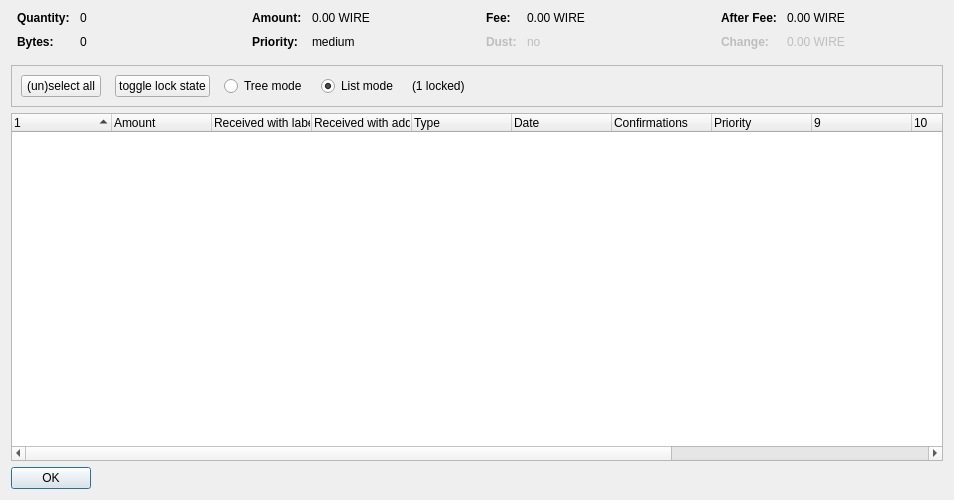
<?xml version="1.0" encoding="UTF-8"?>
<ui version="4.0">
 <class>CoinControlDialog</class>
 <widget class="QDialog" name="CoinControlDialog">
  <property name="geometry">
   <rect>
    <x>0</x>
    <y>0</y>
    <width>954</width>
    <height>500</height>
   </rect>
  </property>
  <property name="windowTitle">
   <string>Coin Selection</string>
  </property>
  <layout class="QVBoxLayout" name="verticalLayout">
   <item>
    <layout class="QHBoxLayout" name="horizontalLayoutTop" stretch="0,0,0,0">
     <property name="topMargin">
      <number>0</number>
     </property>
     <property name="bottomMargin">
      <number>10</number>
     </property>
     <item>
      <layout class="QFormLayout" name="formLayoutCoinControl1">
       <property name="horizontalSpacing">
        <number>10</number>
       </property>
       <property name="verticalSpacing">
        <number>10</number>
       </property>
       <property name="leftMargin">
        <number>6</number>
       </property>
       <property name="rightMargin">
        <number>6</number>
       </property>
       <item row="0" column="0">
        <widget class="QLabel" name="labelCoinControlQuantityText">
         <property name="font">
          <font>
           <weight>75</weight>
           <bold>true</bold>
          </font>
         </property>
         <property name="text">
          <string>Quantity:</string>
         </property>
        </widget>
       </item>
       <item row="0" column="1">
        <widget class="QLabel" name="labelCoinControlQuantity">
         <property name="cursor">
          <cursorShape>IBeamCursor</cursorShape>
         </property>
         <property name="contextMenuPolicy">
          <enum>Qt::ActionsContextMenu</enum>
         </property>
         <property name="text">
          <string notr="true">0</string>
         </property>
         <property name="textInteractionFlags">
          <set>Qt::LinksAccessibleByMouse|Qt::TextSelectableByKeyboard|Qt::TextSelectableByMouse</set>
         </property>
        </widget>
       </item>
       <item row="1" column="0">
        <widget class="QLabel" name="labelCoinControlBytesText">
         <property name="font">
          <font>
           <weight>75</weight>
           <bold>true</bold>
          </font>
         </property>
         <property name="text">
          <string>Bytes:</string>
         </property>
        </widget>
       </item>
       <item row="1" column="1">
        <widget class="QLabel" name="labelCoinControlBytes">
         <property name="cursor">
          <cursorShape>IBeamCursor</cursorShape>
         </property>
         <property name="contextMenuPolicy">
          <enum>Qt::ActionsContextMenu</enum>
         </property>
         <property name="text">
          <string notr="true">0</string>
         </property>
         <property name="textInteractionFlags">
          <set>Qt::LinksAccessibleByMouse|Qt::TextSelectableByKeyboard|Qt::TextSelectableByMouse</set>
         </property>
        </widget>
       </item>
      </layout>
     </item>
     <item>
      <layout class="QFormLayout" name="formLayoutCoinControl2">
       <property name="horizontalSpacing">
        <number>10</number>
       </property>
       <property name="verticalSpacing">
        <number>10</number>
       </property>
       <property name="leftMargin">
        <number>6</number>
       </property>
       <property name="rightMargin">
        <number>6</number>
       </property>
       <item row="0" column="0">
        <widget class="QLabel" name="labelCoinControlAmountText">
         <property name="font">
          <font>
           <weight>75</weight>
           <bold>true</bold>
          </font>
         </property>
         <property name="text">
          <string>Amount:</string>
         </property>
        </widget>
       </item>
       <item row="0" column="1">
        <widget class="QLabel" name="labelCoinControlAmount">
         <property name="cursor">
          <cursorShape>IBeamCursor</cursorShape>
         </property>
         <property name="contextMenuPolicy">
          <enum>Qt::ActionsContextMenu</enum>
         </property>
         <property name="text">
          <string notr="true">0.00 WIRE</string>
         </property>
         <property name="textInteractionFlags">
          <set>Qt::LinksAccessibleByMouse|Qt::TextSelectableByKeyboard|Qt::TextSelectableByMouse</set>
         </property>
        </widget>
       </item>
       <item row="1" column="0">
        <widget class="QLabel" name="labelCoinControlPriorityText">
         <property name="font">
          <font>
           <weight>75</weight>
           <bold>true</bold>
          </font>
         </property>
         <property name="text">
          <string>Priority:</string>
         </property>
        </widget>
       </item>
       <item row="1" column="1">
        <widget class="QLabel" name="labelCoinControlPriority">
         <property name="cursor">
          <cursorShape>IBeamCursor</cursorShape>
         </property>
         <property name="contextMenuPolicy">
          <enum>Qt::ActionsContextMenu</enum>
         </property>
         <property name="text">
          <string>medium</string>
         </property>
         <property name="textInteractionFlags">
          <set>Qt::LinksAccessibleByMouse|Qt::TextSelectableByKeyboard|Qt::TextSelectableByMouse</set>
         </property>
        </widget>
       </item>
      </layout>
     </item>
     <item>
      <layout class="QFormLayout" name="formLayoutCoinControl3">
       <property name="horizontalSpacing">
        <number>10</number>
       </property>
       <property name="verticalSpacing">
        <number>10</number>
       </property>
       <property name="leftMargin">
        <number>6</number>
       </property>
       <property name="rightMargin">
        <number>6</number>
       </property>
       <item row="0" column="0">
        <widget class="QLabel" name="labelCoinControlFeeText">
         <property name="font">
          <font>
           <weight>75</weight>
           <bold>true</bold>
          </font>
         </property>
         <property name="text">
          <string>Fee:</string>
         </property>
        </widget>
       </item>
       <item row="0" column="1">
        <widget class="QLabel" name="labelCoinControlFee">
         <property name="cursor">
          <cursorShape>IBeamCursor</cursorShape>
         </property>
         <property name="contextMenuPolicy">
          <enum>Qt::ActionsContextMenu</enum>
         </property>
         <property name="text">
          <string notr="true">0.00 WIRE</string>
         </property>
         <property name="textInteractionFlags">
          <set>Qt::LinksAccessibleByMouse|Qt::TextSelectableByKeyboard|Qt::TextSelectableByMouse</set>
         </property>
        </widget>
       </item>
       <item row="1" column="0">
        <widget class="QLabel" name="labelCoinControlLowOutputText">
         <property name="enabled">
          <bool>false</bool>
         </property>
         <property name="font">
          <font>
           <weight>75</weight>
           <bold>true</bold>
          </font>
         </property>
         <property name="text">
          <string>Dust:</string>
         </property>
        </widget>
       </item>
       <item row="1" column="1">
        <widget class="QLabel" name="labelCoinControlLowOutput">
         <property name="enabled">
          <bool>false</bool>
         </property>
         <property name="cursor">
          <cursorShape>IBeamCursor</cursorShape>
         </property>
         <property name="contextMenuPolicy">
          <enum>Qt::ActionsContextMenu</enum>
         </property>
         <property name="text">
          <string>no</string>
         </property>
         <property name="textInteractionFlags">
          <set>Qt::LinksAccessibleByMouse|Qt::TextSelectableByKeyboard|Qt::TextSelectableByMouse</set>
         </property>
        </widget>
       </item>
      </layout>
     </item>
     <item>
      <layout class="QFormLayout" name="formLayoutCoinControl4">
       <property name="horizontalSpacing">
        <number>10</number>
       </property>
       <property name="verticalSpacing">
        <number>10</number>
       </property>
       <property name="leftMargin">
        <number>6</number>
       </property>
       <property name="rightMargin">
        <number>6</number>
       </property>
       <item row="0" column="0">
        <widget class="QLabel" name="labelCoinControlAfterFeeText">
         <property name="font">
          <font>
           <weight>75</weight>
           <bold>true</bold>
          </font>
         </property>
         <property name="text">
          <string>After Fee:</string>
         </property>
        </widget>
       </item>
       <item row="0" column="1">
        <widget class="QLabel" name="labelCoinControlAfterFee">
         <property name="cursor">
          <cursorShape>IBeamCursor</cursorShape>
         </property>
         <property name="contextMenuPolicy">
          <enum>Qt::ActionsContextMenu</enum>
         </property>
         <property name="text">
          <string notr="true">0.00 WIRE</string>
         </property>
         <property name="textInteractionFlags">
          <set>Qt::LinksAccessibleByMouse|Qt::TextSelectableByKeyboard|Qt::TextSelectableByMouse</set>
         </property>
        </widget>
       </item>
       <item row="1" column="0">
        <widget class="QLabel" name="labelCoinControlChangeText">
         <property name="enabled">
          <bool>false</bool>
         </property>
         <property name="font">
          <font>
           <weight>75</weight>
           <bold>true</bold>
          </font>
         </property>
         <property name="text">
          <string>Change:</string>
         </property>
        </widget>
       </item>
       <item row="1" column="1">
        <widget class="QLabel" name="labelCoinControlChange">
         <property name="enabled">
          <bool>false</bool>
         </property>
         <property name="cursor">
          <cursorShape>IBeamCursor</cursorShape>
         </property>
         <property name="contextMenuPolicy">
          <enum>Qt::ActionsContextMenu</enum>
         </property>
         <property name="text">
          <string notr="true">0.00 WIRE</string>
         </property>
         <property name="textInteractionFlags">
          <set>Qt::LinksAccessibleByMouse|Qt::TextSelectableByKeyboard|Qt::TextSelectableByMouse</set>
         </property>
        </widget>
       </item>
      </layout>
     </item>
    </layout>
   </item>
   <item>
    <widget class="QFrame" name="frame">
     <property name="minimumSize">
      <size>
       <width>0</width>
       <height>40</height>
      </size>
     </property>
     <property name="frameShape">
      <enum>QFrame::StyledPanel</enum>
     </property>
     <property name="frameShadow">
      <enum>QFrame::Sunken</enum>
     </property>
     <layout class="QHBoxLayout" name="horizontalLayout">
      <item>
       <layout class="QHBoxLayout" name="horizontalLayoutPanel" stretch="0,0,0,0,0,0">
        <property name="spacing">
         <number>14</number>
        </property>
        <item>
         <widget class="QPushButton" name="pushButtonSelectAll">
          <property name="sizePolicy">
           <sizepolicy hsizetype="Maximum" vsizetype="Fixed">
            <horstretch>0</horstretch>
            <verstretch>0</verstretch>
           </sizepolicy>
          </property>
          <property name="text">
           <string>(un)select all</string>
          </property>
          <property name="autoDefault">
           <bool>false</bool>
          </property>
         </widget>
        </item>
        <item>
         <widget class="QPushButton" name="pushButtonToggleLock">
          <property name="sizePolicy">
           <sizepolicy hsizetype="Maximum" vsizetype="Fixed">
            <horstretch>0</horstretch>
            <verstretch>0</verstretch>
           </sizepolicy>
          </property>
          <property name="text">
           <string>toggle lock state</string>
          </property>
          <property name="autoDefault">
           <bool>false</bool>
          </property>
         </widget>
        </item>
        <item>
         <widget class="QRadioButton" name="radioTreeMode">
          <property name="sizePolicy">
           <sizepolicy hsizetype="Maximum" vsizetype="Fixed">
            <horstretch>0</horstretch>
            <verstretch>0</verstretch>
           </sizepolicy>
          </property>
          <property name="text">
           <string>Tree mode</string>
          </property>
         </widget>
        </item>
        <item>
         <widget class="QRadioButton" name="radioListMode">
          <property name="sizePolicy">
           <sizepolicy hsizetype="Maximum" vsizetype="Fixed">
            <horstretch>0</horstretch>
            <verstretch>0</verstretch>
           </sizepolicy>
          </property>
          <property name="text">
           <string>List mode</string>
          </property>
          <property name="checked">
           <bool>true</bool>
          </property>
         </widget>
        </item>
        <item>
         <widget class="QLabel" name="labelLocked">
          <property name="text">
           <string>(1 locked)</string>
          </property>
         </widget>
        </item>
        <item>
         <spacer name="horizontalSpacer">
          <property name="orientation">
           <enum>Qt::Horizontal</enum>
          </property>
          <property name="sizeHint" stdset="0">
           <size>
            <width>40</width>
            <height>20</height>
           </size>
          </property>
         </spacer>
        </item>
       </layout>
      </item>
     </layout>
    </widget>
   </item>
   <item>
    <widget class="CoinControlTreeWidget" name="treeWidget">
     <property name="contextMenuPolicy">
      <enum>Qt::CustomContextMenu</enum>
     </property>
     <property name="sortingEnabled">
      <bool>false</bool>
     </property>
     <property name="columnCount">
      <number>13</number>
     </property>
     <attribute name="headerShowSortIndicator" stdset="0">
      <bool>true</bool>
     </attribute>
     <attribute name="headerStretchLastSection">
      <bool>false</bool>
     </attribute>
     <column>
      <property name="text">
       <string/>
      </property>
     </column>
     <column>
      <property name="text">
       <string>Amount</string>
      </property>
     </column>
     <column>
      <property name="text">
       <string>Received with label</string>
      </property>
     </column>
     <column>
      <property name="text">
       <string>Received with address</string>
      </property>
     </column>
     <column>
      <property name="text">
       <string>Type</string>
      </property>
     </column>
     <column>
      <property name="text">
       <string>Date</string>
      </property>
     </column>
     <column>
      <property name="text">
       <string>Confirmations</string>
      </property>
      <property name="toolTip">
       <string>Confirmed</string>
      </property>
     </column>
     <column>
      <property name="text">
       <string>Priority</string>
      </property>
     </column>
     <column>
      <property name="text">
       <string/>
      </property>
     </column>
     <column>
      <property name="text">
       <string/>
      </property>
     </column>
     <column>
      <property name="text">
       <string/>
      </property>
     </column>
     <column>
      <property name="text">
       <string/>
      </property>
     </column>
     <column>
      <property name="text">
       <string/>
      </property>
     </column>
    </widget>
   </item>
   <item>
    <widget class="QDialogButtonBox" name="buttonBox">
     <property name="sizePolicy">
      <sizepolicy hsizetype="Maximum" vsizetype="Fixed">
       <horstretch>0</horstretch>
       <verstretch>0</verstretch>
      </sizepolicy>
     </property>
     <property name="orientation">
      <enum>Qt::Horizontal</enum>
     </property>
     <property name="standardButtons">
      <set>QDialogButtonBox::Ok</set>
     </property>
    </widget>
   </item>
  </layout>
 </widget>
 <customwidgets>
  <customwidget>
   <class>CoinControlTreeWidget</class>
   <extends>QTreeWidget</extends>
   <header>coincontroltreewidget.h</header>
  </customwidget>
 </customwidgets>
 <resources/>
 <connections/>
</ui>
